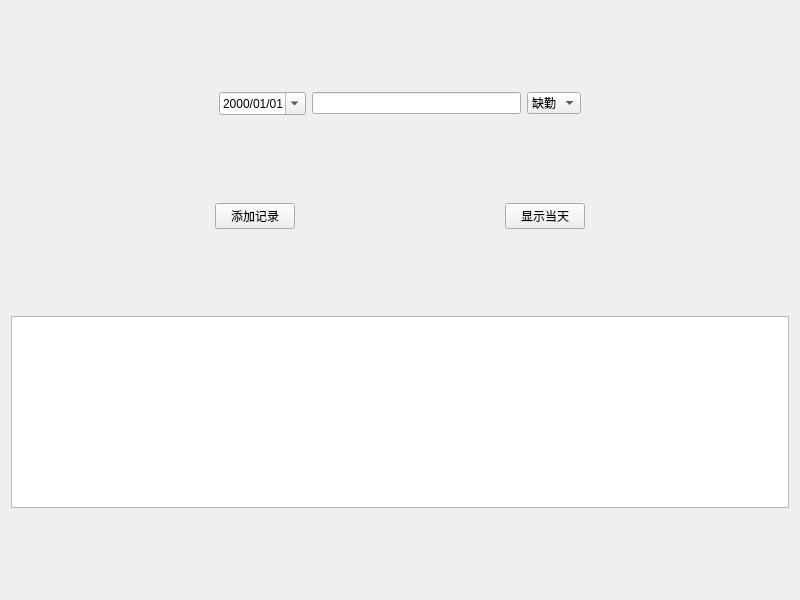
<?xml version="1.0" encoding="UTF-8"?>
<ui version="4.0">
 <class>Widget</class>
 <widget class="QWidget" name="Widget">
  <property name="geometry">
   <rect>
    <x>0</x>
    <y>0</y>
    <width>800</width>
    <height>600</height>
   </rect>
  </property>
  <property name="windowTitle">
   <string>Widget</string>
  </property>
  <layout class="QVBoxLayout" name="verticalLayout_2">
   <item>
    <layout class="QVBoxLayout" name="verticalLayout">
     <item>
      <spacer name="verticalSpacer_5">
       <property name="orientation">
        <enum>Qt::Orientation::Vertical</enum>
       </property>
       <property name="sizeHint" stdset="0">
        <size>
         <width>20</width>
         <height>40</height>
        </size>
       </property>
      </spacer>
     </item>
     <item>
      <layout class="QHBoxLayout" name="horizontalLayout">
       <item>
        <spacer name="horizontalSpacer">
         <property name="orientation">
          <enum>Qt::Orientation::Horizontal</enum>
         </property>
         <property name="sizeHint" stdset="0">
          <size>
           <width>40</width>
           <height>20</height>
          </size>
         </property>
        </spacer>
       </item>
       <item>
        <widget class="QDateEdit" name="dateEdit">
         <property name="displayFormat">
          <string>yyyy/MM/dd</string>
         </property>
         <property name="calendarPopup">
          <bool>true</bool>
         </property>
        </widget>
       </item>
       <item>
        <widget class="QLineEdit" name="idEdit"/>
       </item>
       <item>
        <widget class="QComboBox" name="statusCombo">
         <property name="editable">
          <bool>false</bool>
         </property>
         <item>
          <property name="text">
           <string>缺勤</string>
          </property>
         </item>
         <item>
          <property name="text">
           <string>出勤</string>
          </property>
         </item>
         <item>
          <property name="text">
           <string>请假</string>
          </property>
         </item>
        </widget>
       </item>
       <item>
        <spacer name="horizontalSpacer_2">
         <property name="orientation">
          <enum>Qt::Orientation::Horizontal</enum>
         </property>
         <property name="sizeHint" stdset="0">
          <size>
           <width>40</width>
           <height>20</height>
          </size>
         </property>
        </spacer>
       </item>
      </layout>
     </item>
     <item>
      <spacer name="verticalSpacer">
       <property name="orientation">
        <enum>Qt::Orientation::Vertical</enum>
       </property>
       <property name="sizeHint" stdset="0">
        <size>
         <width>20</width>
         <height>40</height>
        </size>
       </property>
      </spacer>
     </item>
     <item>
      <layout class="QHBoxLayout" name="horizontalLayout_2">
       <item>
        <spacer name="horizontalSpacer_3">
         <property name="orientation">
          <enum>Qt::Orientation::Horizontal</enum>
         </property>
         <property name="sizeHint" stdset="0">
          <size>
           <width>40</width>
           <height>20</height>
          </size>
         </property>
        </spacer>
       </item>
       <item>
        <widget class="QPushButton" name="addRecord">
         <property name="text">
          <string>添加记录</string>
         </property>
        </widget>
       </item>
       <item>
        <spacer name="horizontalSpacer_4">
         <property name="orientation">
          <enum>Qt::Orientation::Horizontal</enum>
         </property>
         <property name="sizeHint" stdset="0">
          <size>
           <width>40</width>
           <height>20</height>
          </size>
         </property>
        </spacer>
       </item>
       <item>
        <widget class="QPushButton" name="showRecord">
         <property name="text">
          <string>显示当天</string>
         </property>
        </widget>
       </item>
       <item>
        <spacer name="horizontalSpacer_5">
         <property name="orientation">
          <enum>Qt::Orientation::Horizontal</enum>
         </property>
         <property name="sizeHint" stdset="0">
          <size>
           <width>40</width>
           <height>20</height>
          </size>
         </property>
        </spacer>
       </item>
      </layout>
     </item>
     <item>
      <spacer name="verticalSpacer_3">
       <property name="orientation">
        <enum>Qt::Orientation::Vertical</enum>
       </property>
       <property name="sizeHint" stdset="0">
        <size>
         <width>20</width>
         <height>40</height>
        </size>
       </property>
      </spacer>
     </item>
     <item>
      <widget class="QTableWidget" name="tableWidget"/>
     </item>
     <item>
      <spacer name="verticalSpacer_4">
       <property name="orientation">
        <enum>Qt::Orientation::Vertical</enum>
       </property>
       <property name="sizeHint" stdset="0">
        <size>
         <width>20</width>
         <height>40</height>
        </size>
       </property>
      </spacer>
     </item>
    </layout>
   </item>
  </layout>
 </widget>
 <resources/>
 <connections/>
</ui>
